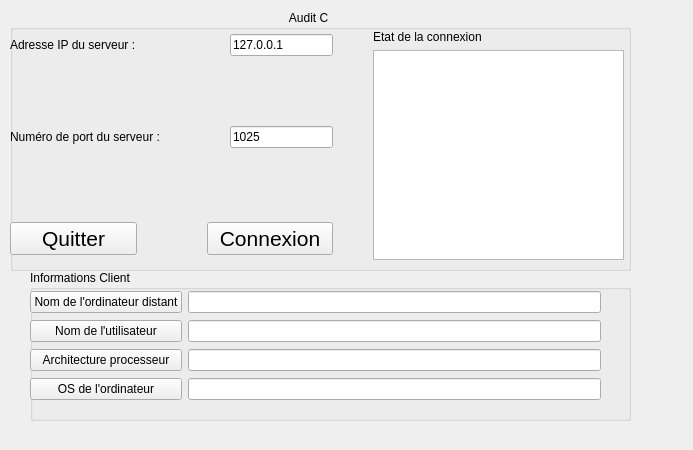
<?xml version="1.0" encoding="UTF-8"?>
<ui version="4.0">
 <class>AuditClientWidget</class>
 <widget class="QWidget" name="AuditClientWidget">
  <property name="geometry">
   <rect>
    <x>0</x>
    <y>0</y>
    <width>693</width>
    <height>450</height>
   </rect>
  </property>
  <property name="windowTitle">
   <string>AuditClientWidget</string>
  </property>
  <widget class="QWidget" name="centralWidget" native="true">
   <property name="geometry">
    <rect>
     <x>10</x>
     <y>10</y>
     <width>651</width>
     <height>461</height>
    </rect>
   </property>
   <widget class="QGroupBox" name="groupBox">
    <property name="geometry">
     <rect>
      <x>0</x>
      <y>0</y>
      <width>621</width>
      <height>261</height>
     </rect>
    </property>
    <property name="title">
     <string>                                                                                    Audit Client</string>
    </property>
    <widget class="QWidget" name="layoutWidget">
     <property name="geometry">
      <rect>
       <x>0</x>
       <y>20</y>
       <width>614</width>
       <height>230</height>
      </rect>
     </property>
     <layout class="QHBoxLayout" name="horizontalLayout_2">
      <item>
       <layout class="QVBoxLayout" name="verticalLayout">
        <property name="spacing">
         <number>70</number>
        </property>
        <item>
         <layout class="QGridLayout" name="gridLayout">
          <item row="0" column="1">
           <widget class="QLineEdit" name="lineEditAdresseIP">
            <property name="text">
             <string>127.0.0.1</string>
            </property>
           </widget>
          </item>
          <item row="1" column="0">
           <widget class="QLabel" name="label">
            <property name="text">
             <string>Numéro de port du serveur :</string>
            </property>
           </widget>
          </item>
          <item row="0" column="0">
           <widget class="QLabel" name="label_2">
            <property name="text">
             <string>Adresse IP du serveur :</string>
            </property>
           </widget>
          </item>
          <item row="1" column="1">
           <widget class="QLineEdit" name="lineEditPort">
            <property name="text">
             <string>1025</string>
            </property>
           </widget>
          </item>
         </layout>
        </item>
        <item>
         <layout class="QHBoxLayout" name="horizontalLayout">
          <item>
           <widget class="QPushButton" name="pushButtonQuitter">
            <property name="font">
             <font>
              <pointsize>16</pointsize>
             </font>
            </property>
            <property name="text">
             <string>Quitter</string>
            </property>
           </widget>
          </item>
          <item>
           <widget class="QPushButton" name="pushButtonConnexion">
            <property name="font">
             <font>
              <pointsize>16</pointsize>
             </font>
            </property>
            <property name="text">
             <string>Connexion</string>
            </property>
           </widget>
          </item>
         </layout>
        </item>
       </layout>
      </item>
      <item>
       <spacer name="horizontalSpacer">
        <property name="orientation">
         <enum>Qt::Horizontal</enum>
        </property>
        <property name="sizeHint" stdset="0">
         <size>
          <width>40</width>
          <height>20</height>
         </size>
        </property>
       </spacer>
      </item>
      <item>
       <layout class="QVBoxLayout" name="verticalLayout_2">
        <item>
         <widget class="QLabel" name="label_3">
          <property name="text">
           <string>Etat de la connexion</string>
          </property>
         </widget>
        </item>
        <item>
         <widget class="QTextEdit" name="textEditEtat"/>
        </item>
       </layout>
      </item>
     </layout>
    </widget>
   </widget>
   <widget class="QGroupBox" name="groupBoxInformationsClient">
    <property name="enabled">
     <bool>true</bool>
    </property>
    <property name="geometry">
     <rect>
      <x>20</x>
      <y>260</y>
      <width>601</width>
      <height>151</height>
     </rect>
    </property>
    <property name="title">
     <string>Informations Client</string>
    </property>
    <widget class="QWidget" name="layoutWidget">
     <property name="geometry">
      <rect>
       <x>0</x>
       <y>20</y>
       <width>571</width>
       <height>114</height>
      </rect>
     </property>
     <layout class="QHBoxLayout" name="horizontalLayout_3">
      <item>
       <layout class="QVBoxLayout" name="verticalLayout_4">
        <item>
         <widget class="QPushButton" name="pushButtonOrdinateur">
          <property name="text">
           <string>Nom de l'ordinateur distant</string>
          </property>
         </widget>
        </item>
        <item>
         <widget class="QPushButton" name="pushButtonUtilisateur">
          <property name="text">
           <string>Nom de l'utilisateur</string>
          </property>
         </widget>
        </item>
        <item>
         <widget class="QPushButton" name="pushButtonArchitecture">
          <property name="text">
           <string>Architecture processeur</string>
          </property>
         </widget>
        </item>
        <item>
         <widget class="QPushButton" name="pushButtonOs">
          <property name="text">
           <string>OS de l'ordinateur</string>
          </property>
         </widget>
        </item>
       </layout>
      </item>
      <item>
       <layout class="QVBoxLayout" name="verticalLayout_3">
        <item>
         <widget class="QLineEdit" name="lineEditOrdinateur"/>
        </item>
        <item>
         <widget class="QLineEdit" name="lineEditUtilisateur"/>
        </item>
        <item>
         <widget class="QLineEdit" name="lineEditArchitecture"/>
        </item>
        <item>
         <widget class="QLineEdit" name="lineEditOs"/>
        </item>
       </layout>
      </item>
     </layout>
    </widget>
   </widget>
  </widget>
 </widget>
 <resources/>
 <connections>
  <connection>
   <sender>pushButtonQuitter</sender>
   <signal>clicked()</signal>
   <receiver>AuditClientWidget</receiver>
   <slot>close()</slot>
   <hints>
    <hint type="sourcelabel">
     <x>106</x>
     <y>217</y>
    </hint>
    <hint type="destinationlabel">
     <x>676</x>
     <y>150</y>
    </hint>
   </hints>
  </connection>
 </connections>
</ui>
